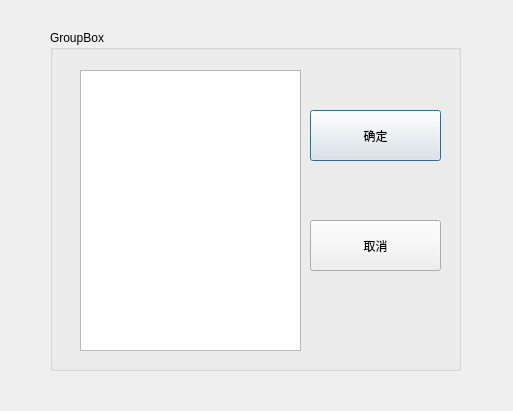
<?xml version="1.0" encoding="UTF-8"?>
<ui version="4.0">
 <class>TDialogHeaderList</class>
 <widget class="QDialog" name="TDialogHeaderList">
  <property name="geometry">
   <rect>
    <x>0</x>
    <y>0</y>
    <width>513</width>
    <height>411</height>
   </rect>
  </property>
  <property name="windowTitle">
   <string>Dialog</string>
  </property>
  <widget class="QGroupBox" name="groupBox">
   <property name="geometry">
    <rect>
     <x>50</x>
     <y>30</y>
     <width>411</width>
     <height>341</height>
    </rect>
   </property>
   <property name="title">
    <string>GroupBox</string>
   </property>
   <widget class="QListView" name="listView">
    <property name="geometry">
     <rect>
      <x>30</x>
      <y>40</y>
      <width>221</width>
      <height>281</height>
     </rect>
    </property>
   </widget>
   <widget class="QPushButton" name="pushButton_ok">
    <property name="geometry">
     <rect>
      <x>260</x>
      <y>80</y>
      <width>131</width>
      <height>51</height>
     </rect>
    </property>
    <property name="text">
     <string>确定</string>
    </property>
   </widget>
   <widget class="QPushButton" name="pushButton_cancel">
    <property name="geometry">
     <rect>
      <x>260</x>
      <y>190</y>
      <width>131</width>
      <height>51</height>
     </rect>
    </property>
    <property name="text">
     <string>取消</string>
    </property>
   </widget>
  </widget>
 </widget>
 <resources/>
 <connections>
  <connection>
   <sender>pushButton_ok</sender>
   <signal>clicked()</signal>
   <receiver>TDialogHeaderList</receiver>
   <slot>accept()</slot>
   <hints>
    <hint type="sourcelabel">
     <x>375</x>
     <y>135</y>
    </hint>
    <hint type="destinationlabel">
     <x>256</x>
     <y>205</y>
    </hint>
   </hints>
  </connection>
  <connection>
   <sender>pushButton_cancel</sender>
   <signal>clicked()</signal>
   <receiver>TDialogHeaderList</receiver>
   <slot>reject()</slot>
   <hints>
    <hint type="sourcelabel">
     <x>375</x>
     <y>245</y>
    </hint>
    <hint type="destinationlabel">
     <x>256</x>
     <y>205</y>
    </hint>
   </hints>
  </connection>
 </connections>
</ui>
